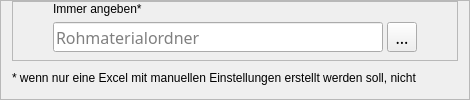
               <widget class="QFrame" name="frame_29">
                <property name="frameShape">
                 <enum>QFrame::StyledPanel</enum>
                </property>
                <property name="frameShadow">
                 <enum>QFrame::Raised</enum>
                </property>
                <layout class="QVBoxLayout" name="verticalLayout_23">
                 <property name="spacing">
                  <number>0</number>
                 </property>
                 <property name="topMargin">
                  <number>0</number>
                 </property>
                 <property name="bottomMargin">
                  <number>5</number>
                 </property>
                 <item>
                  <widget class="QFrame" name="input_frame_2">
                   <property name="maximumSize">
                    <size>
                     <width>16777215</width>
                     <height>100</height>
                    </size>
                   </property>
                   <property name="frameShape">
                    <enum>QFrame::StyledPanel</enum>
                   </property>
                   <property name="frameShadow">
                    <enum>QFrame::Raised</enum>
                   </property>
                   <layout class="QGridLayout" name="gridLayout_4">
                    <property name="leftMargin">
                     <number>0</number>
                    </property>
                    <property name="topMargin">
                     <number>0</number>
                    </property>
                    <property name="rightMargin">
                     <number>0</number>
                    </property>
                    <property name="bottomMargin">
                     <number>8</number>
                    </property>
                    <property name="horizontalSpacing">
                     <number>4</number>
                    </property>
                    <property name="verticalSpacing">
                     <number>6</number>
                    </property>
                    <item row="1" column="1">
                     <widget class="QLineEdit" name="drop_raw_rawpath">
                      <property name="minimumSize">
                       <size>
                        <width>330</width>
                        <height>30</height>
                       </size>
                      </property>
                      <property name="maximumSize">
                       <size>
                        <width>330</width>
                        <height>30</height>
                       </size>
                      </property>
                      <property name="baseSize">
                       <size>
                        <width>30</width>
                        <height>0</height>
                       </size>
                      </property>
                      <property name="font">
                       <font>
                        <family>Gill Sans Nova</family>
                        <pointsize>12</pointsize>
                        <weight>50</weight>
                        <italic>false</italic>
                        <bold>false</bold>
                       </font>
                      </property>
                      <property name="toolTip">
                       <string>Dateipfad den Rohmaterial-Ordners</string>
                      </property>
                      <property name="styleSheet">
                       <string notr="true">QLineEdit {
	color: &quot;red&quot;;
}</string>
                      </property>
                      <property name="inputMask">
                       <string/>
                      </property>
                      <property name="text">
                       <string/>
                      </property>
                      <property name="frame">
                       <bool>true</bool>
                      </property>
                      <property name="echoMode">
                       <enum>QLineEdit::Normal</enum>
                      </property>
                      <property name="alignment">
                       <set>Qt::AlignLeading|Qt::AlignLeft|Qt::AlignVCenter</set>
                      </property>
                      <property name="placeholderText">
                       <string>Rohmaterialordner</string>
                      </property>
                      <property name="clearButtonEnabled">
                       <bool>true</bool>
                      </property>
                     </widget>
                    </item>
                    <item row="1" column="0">
                     <spacer name="horizontalSpacer_19">
                      <property name="orientation">
                       <enum>Qt::Horizontal</enum>
                      </property>
                      <property name="sizeHint" stdset="0">
                       <size>
                        <width>40</width>
                        <height>20</height>
                       </size>
                      </property>
                     </spacer>
                    </item>
                    <item row="1" column="2">
                     <widget class="QToolButton" name="tb_raw_rawpath">
                      <property name="minimumSize">
                       <size>
                        <width>30</width>
                        <height>30</height>
                       </size>
                      </property>
                      <property name="font">
                       <font>
                        <family>Gill Sans Nova</family>
                        <pointsize>12</pointsize>
                        <weight>50</weight>
                        <italic>false</italic>
                        <bold>false</bold>
                       </font>
                      </property>
                      <property name="toolTip">
                       <string>Ordnerauswahl</string>
                      </property>
                      <property name="styleSheet">
                       <string notr="true"/>
                      </property>
                      <property name="text">
                       <string>...</string>
                      </property>
                      <property name="icon">
                       <iconset>
                        <normaloff>../../../Zlf_sort/program/graphics/folder.png</normaloff>../../../Zlf_sort/program/graphics/folder.png</iconset>
                      </property>
                      <property name="iconSize">
                       <size>
                        <width>20</width>
                        <height>20</height>
                       </size>
                      </property>
                     </widget>
                    </item>
                    <item row="1" column="3">
                     <spacer name="horizontalSpacer_20">
                      <property name="orientation">
                       <enum>Qt::Horizontal</enum>
                      </property>
                      <property name="sizeHint" stdset="0">
                       <size>
                        <width>40</width>
                        <height>20</height>
                       </size>
                      </property>
                     </spacer>
                    </item>
                    <item row="0" column="1">
                     <widget class="QLabel" name="label_7">
                      <property name="text">
                       <string>Immer angeben*</string>
                      </property>
                     </widget>
                    </item>
                   </layout>
                  </widget>
                 </item>
                 <item>
                  <widget class="QLabel" name="label_8">
                   <property name="text">
                    <string>* wenn nur eine Excel mit manuellen Einstellungen erstellt werden soll, nicht</string>
                   </property>
                  </widget>
                 </item>
                </layout>
               </widget>
